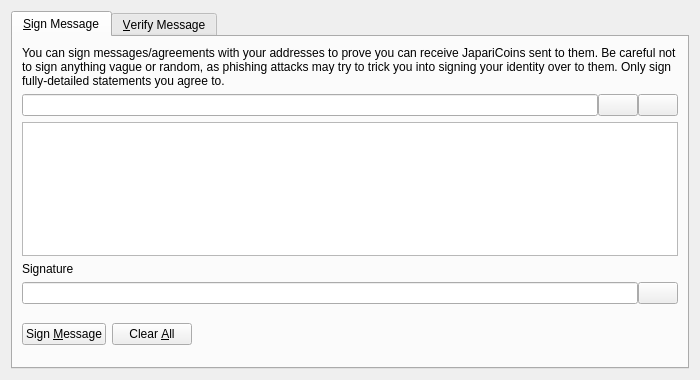
<?xml version="1.0" encoding="UTF-8"?>
<ui version="4.0">
 <class>SignVerifyMessageDialog</class>
 <widget class="QDialog" name="SignVerifyMessageDialog">
  <property name="geometry">
   <rect>
    <x>0</x>
    <y>0</y>
    <width>700</width>
    <height>380</height>
   </rect>
  </property>
  <property name="windowTitle">
   <string>Signatures - Sign / Verify a Message</string>
  </property>
  <property name="modal">
   <bool>true</bool>
  </property>
  <layout class="QVBoxLayout" name="verticalLayout">
   <item>
    <widget class="QTabWidget" name="tabWidget">
     <property name="currentIndex">
      <number>0</number>
     </property>
     <widget class="QWidget" name="tabSignMessage">
      <attribute name="title">
       <string>&amp;Sign Message</string>
      </attribute>
      <layout class="QVBoxLayout" name="verticalLayout_SM">
       <item>
        <widget class="QLabel" name="infoLabel_SM">
         <property name="text">
          <string>You can sign messages/agreements with your addresses to prove you can receive JapariCoins sent to them. Be careful not to sign anything vague or random, as phishing attacks may try to trick you into signing your identity over to them. Only sign fully-detailed statements you agree to.</string>
         </property>
         <property name="textFormat">
          <enum>Qt::PlainText</enum>
         </property>
         <property name="wordWrap">
          <bool>true</bool>
         </property>
        </widget>
       </item>
       <item>
        <layout class="QHBoxLayout" name="horizontalLayout_1_SM">
         <property name="spacing">
          <number>0</number>
         </property>
         <item>
          <widget class="QValidatedLineEdit" name="addressIn_SM">
           <property name="toolTip">
            <string>The JapariCoin address to sign the message with</string>
           </property>
          </widget>
         </item>
         <item>
          <widget class="QPushButton" name="addressBookButton_SM">
           <property name="toolTip">
            <string>Choose previously used address</string>
           </property>
           <property name="text">
            <string/>
           </property>
           <property name="icon">
            <iconset resource="../bitcoin.qrc">
             <normaloff>:/icons/address-book</normaloff>:/icons/address-book</iconset>
           </property>
           <property name="shortcut">
            <string>Alt+A</string>
           </property>
           <property name="autoDefault">
            <bool>false</bool>
           </property>
          </widget>
         </item>
         <item>
          <widget class="QPushButton" name="pasteButton_SM">
           <property name="toolTip">
            <string>Paste address from clipboard</string>
           </property>
           <property name="text">
            <string/>
           </property>
           <property name="icon">
            <iconset resource="../bitcoin.qrc">
             <normaloff>:/icons/editpaste</normaloff>:/icons/editpaste</iconset>
           </property>
           <property name="shortcut">
            <string>Alt+P</string>
           </property>
           <property name="autoDefault">
            <bool>false</bool>
           </property>
          </widget>
         </item>
        </layout>
       </item>
       <item>
        <widget class="QPlainTextEdit" name="messageIn_SM">
         <property name="toolTip">
          <string>Enter the message you want to sign here</string>
         </property>
        </widget>
       </item>
       <item>
        <widget class="QLabel" name="signatureLabel_SM">
         <property name="text">
          <string>Signature</string>
         </property>
         <property name="textFormat">
          <enum>Qt::PlainText</enum>
         </property>
        </widget>
       </item>
       <item>
        <layout class="QHBoxLayout" name="horizontalLayout_2_SM">
         <property name="spacing">
          <number>0</number>
         </property>
         <item>
          <widget class="QLineEdit" name="signatureOut_SM">
           <property name="font">
            <font>
             <italic>true</italic>
            </font>
           </property>
           <property name="readOnly">
            <bool>true</bool>
           </property>
          </widget>
         </item>
         <item>
          <widget class="QPushButton" name="copySignatureButton_SM">
           <property name="toolTip">
            <string>Copy the current signature to the system clipboard</string>
           </property>
           <property name="text">
            <string/>
           </property>
           <property name="icon">
            <iconset resource="../bitcoin.qrc">
             <normaloff>:/icons/editcopy</normaloff>:/icons/editcopy</iconset>
           </property>
           <property name="autoDefault">
            <bool>false</bool>
           </property>
          </widget>
         </item>
        </layout>
       </item>
       <item>
        <layout class="QHBoxLayout" name="horizontalLayout_3_SM">
         <item>
          <widget class="QPushButton" name="signMessageButton_SM">
           <property name="toolTip">
            <string>Sign the message to prove you own this JapariCoin address</string>
           </property>
           <property name="text">
            <string>Sign &amp;Message</string>
           </property>
           <property name="icon">
            <iconset resource="../bitcoin.qrc">
             <normaloff>:/icons/edit</normaloff>:/icons/edit</iconset>
           </property>
           <property name="autoDefault">
            <bool>false</bool>
           </property>
          </widget>
         </item>
         <item>
          <widget class="QPushButton" name="clearButton_SM">
           <property name="toolTip">
            <string>Reset all sign message fields</string>
           </property>
           <property name="text">
            <string>Clear &amp;All</string>
           </property>
           <property name="icon">
            <iconset resource="../bitcoin.qrc">
             <normaloff>:/icons/remove</normaloff>:/icons/remove</iconset>
           </property>
           <property name="autoDefault">
            <bool>false</bool>
           </property>
          </widget>
         </item>
         <item>
          <spacer name="horizontalSpacer_1_SM">
           <property name="orientation">
            <enum>Qt::Horizontal</enum>
           </property>
           <property name="sizeHint" stdset="0">
            <size>
             <width>40</width>
             <height>48</height>
            </size>
           </property>
          </spacer>
         </item>
         <item>
          <widget class="QLabel" name="statusLabel_SM">
           <property name="font">
            <font>
             <weight>75</weight>
             <bold>true</bold>
            </font>
           </property>
           <property name="text">
            <string/>
           </property>
           <property name="wordWrap">
            <bool>true</bool>
           </property>
          </widget>
         </item>
         <item>
          <spacer name="horizontalSpacer_2_SM">
           <property name="orientation">
            <enum>Qt::Horizontal</enum>
           </property>
           <property name="sizeHint" stdset="0">
            <size>
             <width>40</width>
             <height>48</height>
            </size>
           </property>
          </spacer>
         </item>
        </layout>
       </item>
      </layout>
     </widget>
     <widget class="QWidget" name="tabVerifyMessage">
      <attribute name="title">
       <string>&amp;Verify Message</string>
      </attribute>
      <layout class="QVBoxLayout" name="verticalLayout_VM">
       <item>
        <widget class="QLabel" name="infoLabel_VM">
         <property name="text">
          <string>Enter the receiver's address, message (ensure you copy line breaks, spaces, tabs, etc. exactly) and signature below to verify the message. Be careful not to read more into the signature than what is in the signed message itself, to avoid being tricked by a man-in-the-middle attack. Note that this only proves the signing party receives with the address, it cannot prove sendership of any transaction!</string>
         </property>
         <property name="textFormat">
          <enum>Qt::PlainText</enum>
         </property>
         <property name="alignment">
          <set>Qt::AlignLeading|Qt::AlignLeft|Qt::AlignTop</set>
         </property>
         <property name="wordWrap">
          <bool>true</bool>
         </property>
        </widget>
       </item>
       <item>
        <layout class="QHBoxLayout" name="horizontalLayout_1_VM">
         <property name="spacing">
          <number>0</number>
         </property>
         <item>
          <widget class="QValidatedLineEdit" name="addressIn_VM">
           <property name="toolTip">
            <string>The JapariCoin address the message was signed with</string>
           </property>
          </widget>
         </item>
         <item>
          <widget class="QPushButton" name="addressBookButton_VM">
           <property name="toolTip">
            <string>Choose previously used address</string>
           </property>
           <property name="text">
            <string/>
           </property>
           <property name="icon">
            <iconset resource="../bitcoin.qrc">
             <normaloff>:/icons/address-book</normaloff>:/icons/address-book</iconset>
           </property>
           <property name="shortcut">
            <string>Alt+A</string>
           </property>
           <property name="autoDefault">
            <bool>false</bool>
           </property>
          </widget>
         </item>
        </layout>
       </item>
       <item>
        <widget class="QPlainTextEdit" name="messageIn_VM"/>
       </item>
       <item>
        <widget class="QValidatedLineEdit" name="signatureIn_VM"/>
       </item>
       <item>
        <layout class="QHBoxLayout" name="horizontalLayout_2_VM">
         <item>
          <widget class="QPushButton" name="verifyMessageButton_VM">
           <property name="toolTip">
            <string>Verify the message to ensure it was signed with the specified JapariCoin address</string>
           </property>
           <property name="text">
            <string>Verify &amp;Message</string>
           </property>
           <property name="icon">
            <iconset resource="../bitcoin.qrc">
             <normaloff>:/icons/transaction_0</normaloff>:/icons/transaction_0</iconset>
           </property>
           <property name="autoDefault">
            <bool>false</bool>
           </property>
          </widget>
         </item>
         <item>
          <widget class="QPushButton" name="clearButton_VM">
           <property name="toolTip">
            <string>Reset all verify message fields</string>
           </property>
           <property name="text">
            <string>Clear &amp;All</string>
           </property>
           <property name="icon">
            <iconset resource="../bitcoin.qrc">
             <normaloff>:/icons/remove</normaloff>:/icons/remove</iconset>
           </property>
           <property name="autoDefault">
            <bool>false</bool>
           </property>
          </widget>
         </item>
         <item>
          <spacer name="horizontalSpacer_1_VM">
           <property name="orientation">
            <enum>Qt::Horizontal</enum>
           </property>
           <property name="sizeHint" stdset="0">
            <size>
             <width>40</width>
             <height>48</height>
            </size>
           </property>
          </spacer>
         </item>
         <item>
          <widget class="QLabel" name="statusLabel_VM">
           <property name="font">
            <font>
             <weight>75</weight>
             <bold>true</bold>
            </font>
           </property>
           <property name="text">
            <string/>
           </property>
           <property name="wordWrap">
            <bool>true</bool>
           </property>
          </widget>
         </item>
         <item>
          <spacer name="horizontalSpacer_2_VM">
           <property name="orientation">
            <enum>Qt::Horizontal</enum>
           </property>
           <property name="sizeHint" stdset="0">
            <size>
             <width>40</width>
             <height>48</height>
            </size>
           </property>
          </spacer>
         </item>
        </layout>
       </item>
      </layout>
     </widget>
    </widget>
   </item>
  </layout>
 </widget>
 <customwidgets>
  <customwidget>
   <class>QValidatedLineEdit</class>
   <extends>QLineEdit</extends>
   <header>qvalidatedlineedit.h</header>
  </customwidget>
 </customwidgets>
 <resources>
  <include location="../bitcoin.qrc"/>
 </resources>
 <connections/>
</ui>
